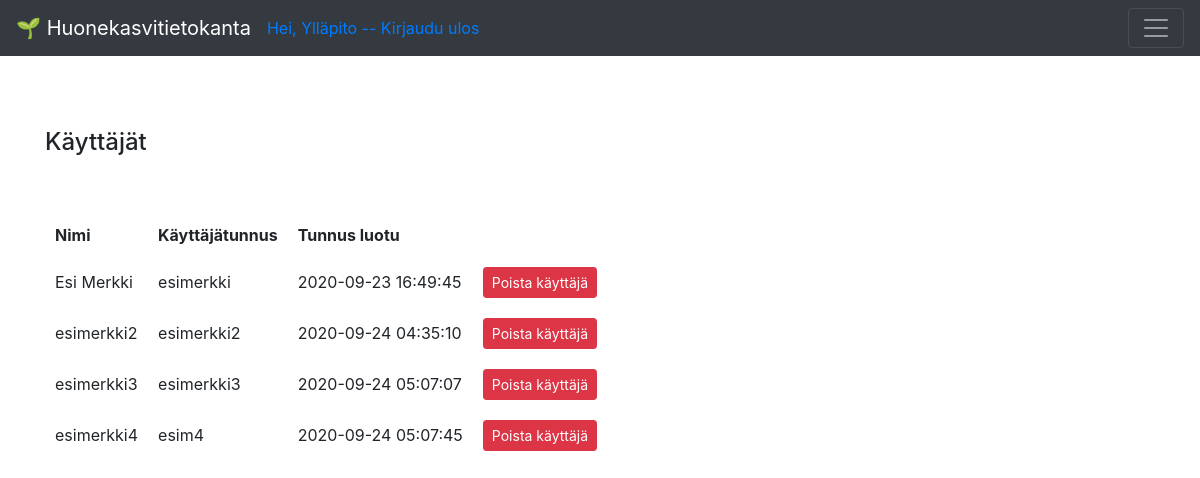
The app's page /auth (signed in), older data.
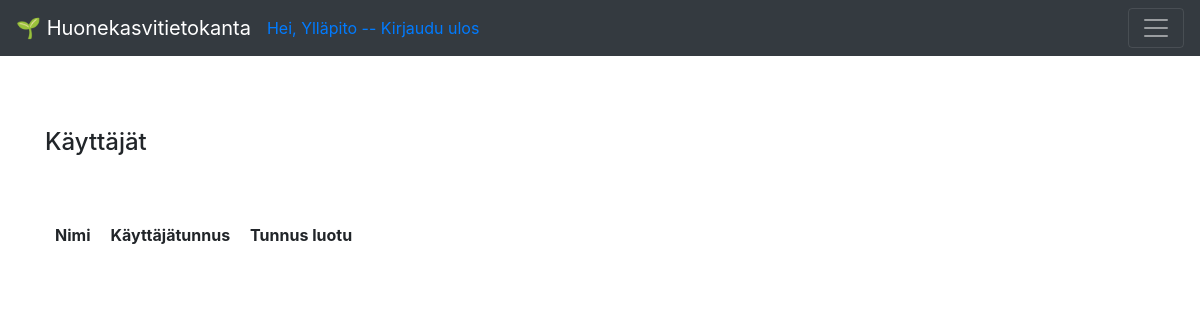
The same page, newer data.
### application/auth/models.py (models this page shows, shortened)
class User(Base):
    __tablename__ = "account"
    date_created = db.Column(db.DateTime, default=db.func.current_timestamp())
    username = db.Column(db.String(144), nullable=False, unique=True)
    password = db.Column(db.String(144), nullable=False)
    plants = db.relationship("Plant", backref='account', lazy=True)
    def userrole(self):
        if self.id == 1:
            return ["ADMIN"]
        else:
            return []

### application/auth/views.py (the view)
@app.route("/auth", methods=["GET"])
@login_required(role="ADMIN")
def auth_index():
    return render_template("auth/list.html", auth = User.query.filter(User.id != 1).all())

### application/__init__.py (called while the page is built)
def login_required(role = "ANY"):
    def wrapper(fn):
        @wraps(fn)
        def decorated_view(*args, **kwargs):
            if not current_user:
                return login_manager.unauthorized()
            if not current_user.is_authenticated:
                return login_manager.unauthorized()
            unauthorized = False
            if not role == "ANY":
                unauthorized = True
                for user_role in current_user.userrole():
                    if user_role == role:
                        unauthorized = False
                        break
            if unauthorized:
                return login_manager.unauthorized()
            return fn(*args, **kwargs)
        return decorated_view
    return wrapper

@login_manager.user_loader
def load_user(user_id):
    return User.query.get(user_id)

### application/templates/auth/list.html
{% extends "layout.html" %}
{% block body %}
<h4>Käyttäjät</h4>
<br>
<br>
<table>
  <tr>
    <th>Nimi</th>
    <th>Käyttäjätunnus</th>
    <th>Tunnus luotu</th>
  </tr>
  {% for account in auth %}
  <tr>
    <td>{{ account.name }}</td>
    <td>{{ account.username }}</td>
    <td>{{ account.date_created }}</td>
    {% if current_user.id == 1 %}
    <td>
      <form method="POST" action="{{ url_for('auth_delete', account_id=account.id) }}">
        <button type="submit" class="btn btn-danger btn-sm">Poista käyttäjä</button>
      </form>
    </td>
    {% endif %}
  </tr>
  {% endfor %}
</table>
{% endblock %}

### application/templates/layout.html (shortened to what this page needs)
<!DOCTYPE html>
<html>
  <head>
    <link rel="stylesheet"
          href= "https://stackpath.bootstrapcdn.com/bootstrap/4.3.1/css/bootstrap.min.css">
  </head>
  <body>
<nav class="navbar navbar-dark bg-dark">
    <a class="navbar-brand" href="/">&#127793; Huonekasvitietokanta</a>
    {% if current_user.is_authenticated %}
        <a href="{{ url_for('auth_logout') }}">Hei, {{ current_user.name }} -- Kirjaudu ulos</a>
        {% else %}
        </li><a class= "nav-link" href="{{ url_for('auth_login') }}">Kirjaudu sisään</a>
        <a class="nav-link" href="{{ url_for('auth_new') }}">Luo tunnus</a>
        {% endif %}
    <button class="navbar-toggler ml-auto"
                type="button"
                data-toggle="collapse"
                data-target="#navbarSupportedContent1">
            <span class="navbar-toggler-icon my-toggler">
          </span>
        </button>
  </nav>
<main role="main" class="container">
    <br>
    <br>
    <br>
    {% block body %}{% endblock %}
  </body>
</html>

### application/templates/layout.html (style rules this page uses)
table, th, td { padding: 10px; }

Row changes from the older to the newer data that the page shows:
removed User: name "Esi Merkki", username "esimerkki", date_created "2020-09-23 16:49:45"
removed User: name "esimerkki2", username "esimerkki2", date_created "2020-09-24 04:35:10"
removed User: name "esimerkki3", username "esimerkki3", date_created "2020-09-24 05:07:07"
removed User: name "esimerkki4", username "esim4", date_created "2020-09-24 05:07:45"
